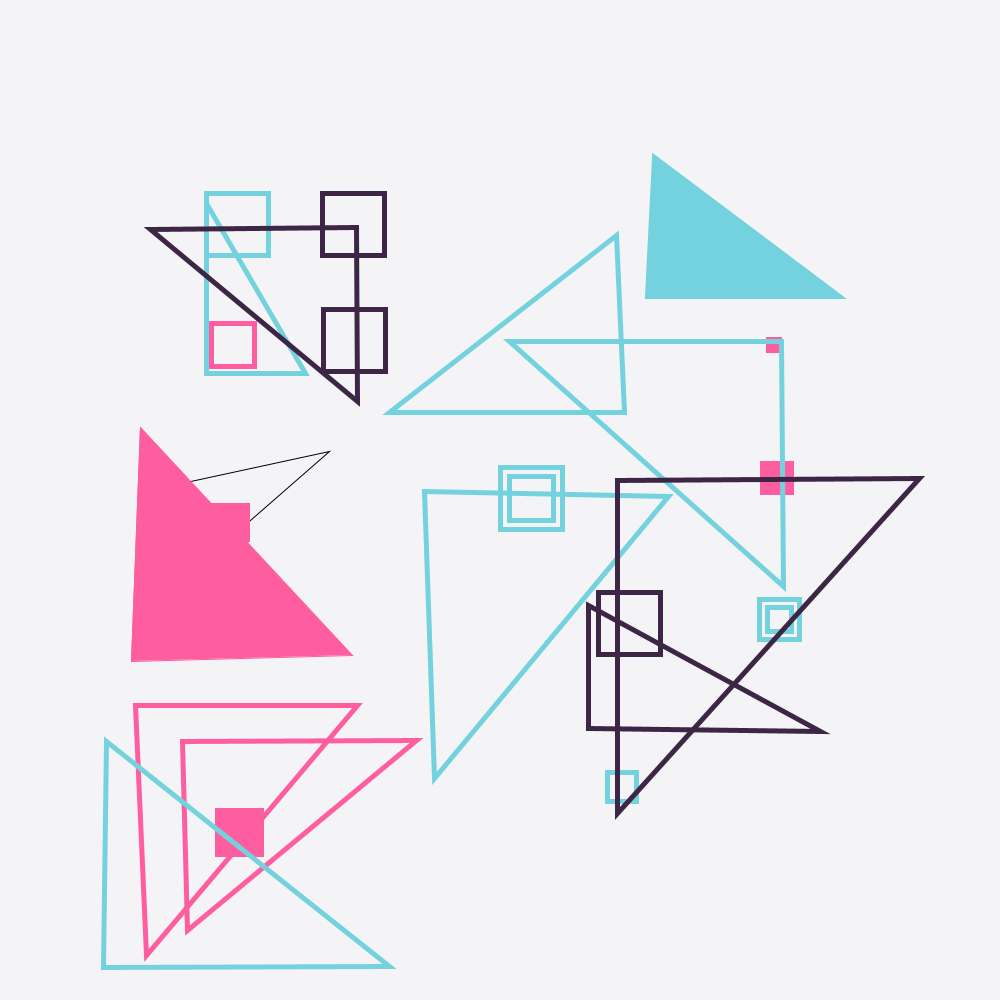
Frame 1 (no input)
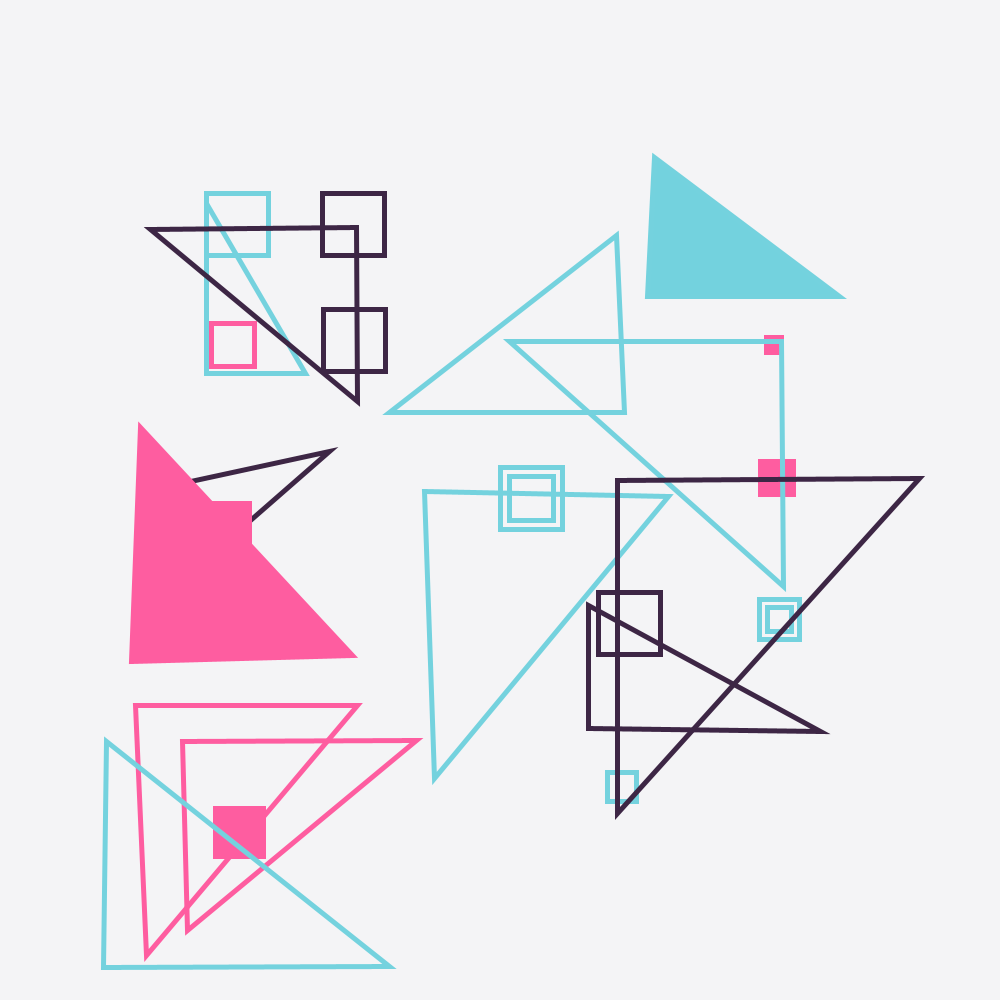
Frame 60 (the mouse pressed at the canvas centre just before this capture)
Frame 120 (the mouse held since frame 60 and released just before this capture): identical to frame 60, image omitted

The Processing sketch that drew these frames (run headless with seeded random() and noise(); from frame 60 on, the mouse is pressed at the canvas centre):

// Processing sketch: sasj
// ── sasj.pde
//never in my entire life have i thought i'd pull an all nighter for some triangles and squares bro
// sauce: https://sasj.tumblr.com/post/677645743151005696/geometric-shapes-220302

void setup () {
  size (1000, 1000);
  
}

void draw () {
  background (#f4f4f6);
  
   //tbott lefg
    noFill();
  PVector pt11, pt12, pt13;
  pt11 = new PVector(158, 488);
  pt12 = new PVector(329, 451);
  pt13 = new PVector(195, 568);


  triangle(pt11.x, pt11.y, pt12.x, pt12.y, pt13.x, pt13.y);
  
    stroke (#fe5da0);
  fill (#fe5da0);

 //filled triangle 
  PVector p1, p2, p3;
  p1 = new PVector(131, 661);
  p2 = new PVector(352, 655);
  p3 = new PVector(140, 427);


  
  triangle(p1.x, p1.y, p2.x, p2.y, p3.x, p3.y);


  PVector square = new PVector (766, 337);
  square (square.x, square.y, 15); 
  

    PVector square2 = new PVector (760, 461);
  square (square2.x, square2.y, 33); 
  

    PVector square3 = new PVector (211, 503);
  square (square3.x, square3.y, 38); 
  
  
    PVector square6 = new PVector (215, 808);
  square (square6.x, square6.y, 48);

  strokeWeight (5);
  stroke (#fe5da0);
  fill (#f4f4f6);

   // no fill pink sq
   PVector square7 = new PVector (211, 323);
    square (square7.x, square7.y, 43); 
    

//short pnk tri for some reason is now blue?
 strokeWeight (5);
  stroke (#fe5da0);
noFill();
  PVector p11, p12, p13;
  p11 = new PVector(182, 741);
  p12 = new PVector(416, 740);
  p13 = new PVector(187, 930);


  triangle(p11.x, p11.y, p12.x, p12.y, p13.x, p13.y);

 //longer triangle pnk
  PVector p111, p112, p113;
  p111 = new PVector(135, 705);
  p112 = new PVector(357, 705);
  p113 = new PVector(146, 955);


  triangle(p111.x, p111.y, p112.x, p112.y, p113.x, p113.y);

//blues

stroke (#74d2de);
  PVector bsquare = new PVector (206, 193);
  square (bsquare.x, bsquare.y, 62); 
  
    PVector bsquare1 = new PVector (500, 467);
  square (bsquare1.x, bsquare1.y, 62); 

  PVector bsquare2 = new PVector (509, 476);
  square (bsquare2.x, bsquare2.y, 44); 

  PVector bsquare3 = new PVector (759, 599);
  square (bsquare3.x, bsquare3.y, 40); 

  PVector bsquare4 = new PVector (767, 607);
  square (bsquare4.x, bsquare4.y, 24); 

  PVector bsquare5 = new PVector (607, 772);
  square (bsquare5.x, bsquare5.y, 29); 
  
  // triangle blus
  
  //top right
  noFill();
  PVector b1, b2, b3;
  b1 = new PVector(781, 341);
  b2 = new PVector(783, 586);
  b3 = new PVector(509, 341);


  triangle(b1.x, b1.y, b2.x, b2.y, b3.x, b3.y);
  // top left
   noFill();
  PVector b11, b12, b13;
  b11 = new PVector(206, 203);
  b12 = new PVector(305, 373);
  b13 = new PVector(206, 373);


  triangle(b11.x, b11.y, b12.x, b12.y, b13.x, b13.y);
  //middle top
    noFill();
  PVector b21, b22, b23;
  b21 = new PVector(624, 412);
  b22 = new PVector(616, 235);
  b23 = new PVector(389, 412);


  triangle(b21.x, b21.y, b22.x, b22.y, b23.x, b23.y);
  //middle bottom
    noFill();
  PVector b31, b32, b33;
  b31 = new PVector(668, 496);
  b32 = new PVector(434, 778);
  b33 = new PVector(424, 491);


  triangle(b31.x, b31.y, b32.x, b32.y, b33.x, b33.y);
  
  //bottom left
    noFill();
  PVector b41, b42, b43;
  b41 = new PVector(106, 741);
  b42 = new PVector(389, 966);
  b43 = new PVector(103, 967);


  triangle(b41.x, b41.y, b42.x, b42.y, b43.x, b43.y);
  // filled
    fill (#73D2DE);
  PVector b51, b52, b53;
  b51 = new PVector(839, 296);
  b52 = new PVector(654, 157);
  b53 = new PVector(647, 296);


  triangle(b51.x, b51.y, b52.x, b52.y, b53.x, b53.y);
  
  //burgundy? purple? shapes
  
  // top top right sq
  
  stroke (#3D2645);
  noFill ();
  PVector psq = new PVector (322, 193);
  square (psq.x, psq.y, 62); 
  
  // top bottom right sq
  stroke (#3D2645);
   noFill ();
  PVector psq1 = new PVector (323, 309);
  square (psq1.x, psq1.y, 62); 
  
  //other dark sq
  stroke (#3D2645);
   noFill ();
  PVector psq2 = new PVector (598, 592);
  square (psq2.x, psq2.y, 62); 
  
  // triangle top left
  noFill();
  PVector pt1, pt2, pt3;
  pt1 = new PVector(150, 229);
  pt2 = new PVector(356, 227);
  pt3 = new PVector(357, 401);


  triangle(pt1.x, pt1.y, pt2.x, pt2.y, pt3.x, pt3.y);
 
  // bigright
    noFill();
  PVector pt21, pt22, pt23;
  pt21 = new PVector(919, 478);
  pt22 = new PVector(617, 480);
  pt23 = new PVector(617, 813);


  triangle(pt21.x, pt21.y, pt22.x, pt22.y, pt23.x, pt23.y);
  //smallright
    noFill();
  PVector pt31, pt32, pt33;
  pt31 = new PVector(588, 605);
  pt32 = new PVector(820, 731);
  pt33 = new PVector(588, 728);


  triangle(pt31.x, pt31.y, pt32.x, pt32.y, pt33.x, pt33.y);
  

}
